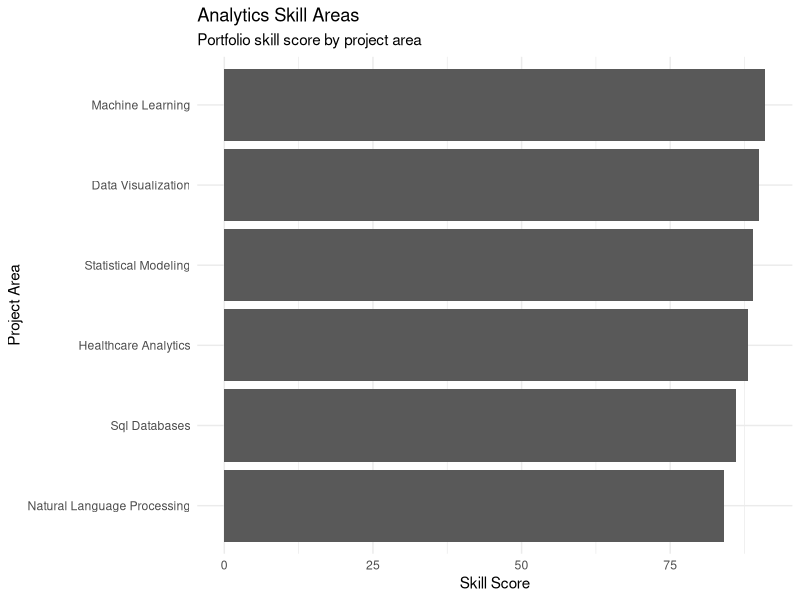

Generate this figure with R:
# data_analytics_portfolio_showcase.R
# Author: Gilbert Morgan
# Purpose: Demonstrate R data analytics skills for a GitHub portfolio.
# Skills shown: data creation, data cleaning, summary statistics, grouped analysis,
# visualization, and basic linear modeling.

# ------------------------------------------------------------
# 1. Load packages
# ------------------------------------------------------------

library(tidyverse)

# ------------------------------------------------------------
# 2. Create a sample analytics dataset
# ------------------------------------------------------------

analytics_data <- tibble(
  project_area = c(
    "Healthcare Analytics",
    "Machine Learning",
    "SQL Databases",
    "Natural Language Processing",
    "Data Visualization",
    "Statistical Modeling"
  ),
  projects_completed = c(4, 5, 6, 4, 7, 5),
  skill_score = c(88, 91, 86, 84, 90, 89),
  primary_tool = c("R", "Python", "SQL", "Python", "R", "R")
)

# View the dataset
print(analytics_data)

# ------------------------------------------------------------
# 3. Data cleaning and transformation
# ------------------------------------------------------------

cleaned_data <- analytics_data |>
  mutate(
    project_area = str_to_title(project_area),
    primary_tool = str_to_upper(primary_tool),
    performance_level = case_when(
      skill_score >= 90 ~ "Advanced",
      skill_score >= 85 ~ "Strong",
      TRUE ~ "Developing"
    )
  )

print(cleaned_data)

# ------------------------------------------------------------
# 4. Summary statistics
# ------------------------------------------------------------

summary_stats <- cleaned_data |>
  summarise(
    total_projects = sum(projects_completed),
    average_projects = mean(projects_completed),
    average_skill_score = mean(skill_score),
    highest_skill_score = max(skill_score),
    lowest_skill_score = min(skill_score)
  )

print(summary_stats)

# ------------------------------------------------------------
# 5. Grouped analysis
# ------------------------------------------------------------

tool_summary <- cleaned_data |>
  group_by(primary_tool) |>
  summarise(
    number_of_project_areas = n(),
    total_projects = sum(projects_completed),
    average_skill_score = mean(skill_score),
    .groups = "drop"
  ) |>
  arrange(desc(average_skill_score))

print(tool_summary)

# ------------------------------------------------------------
# 6. Data visualization
# ------------------------------------------------------------

ggplot(cleaned_data, aes(x = reorder(project_area, skill_score), y = skill_score)) +
  geom_col() +
  coord_flip() +
  labs(
    title = "Analytics Skill Areas",
    subtitle = "Portfolio skill score by project area",
    x = "Project Area",
    y = "Skill Score"
  ) +
  theme_minimal()

# ------------------------------------------------------------
# 7. Basic predictive model
# ------------------------------------------------------------

model <- lm(skill_score ~ projects_completed, data = cleaned_data)

summary(model)

# ------------------------------------------------------------
# 8. Interpretation helper
# ------------------------------------------------------------

top_skill_area <- cleaned_data |>
  arrange(desc(skill_score)) |>
  slice(1)

print(top_skill_area)

cat(
  "This R script demonstrates data cleaning, transformation, summary statistics,",
  "grouped analysis, visualization, and basic predictive modeling for a data analytics portfolio.\n"
)
